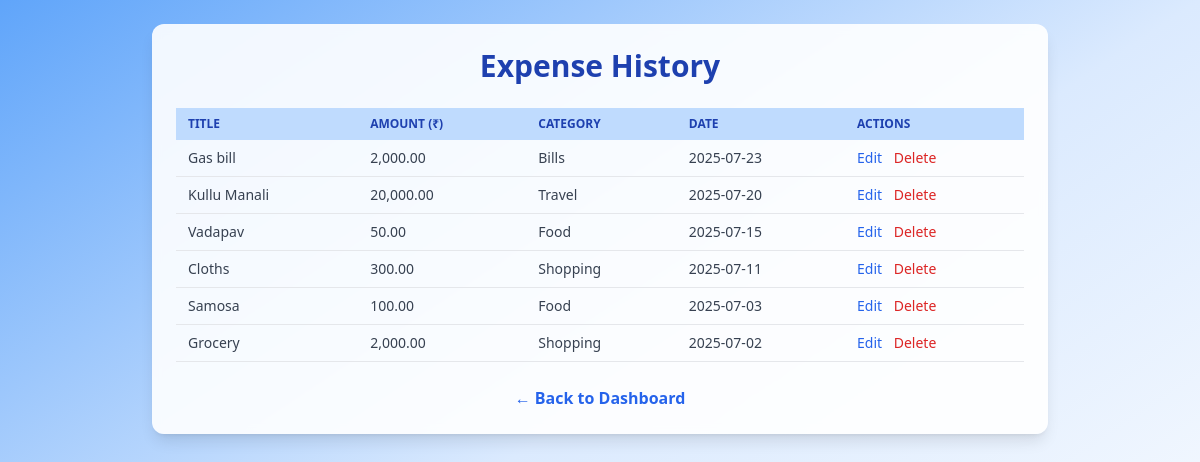
Page /view_expenses.php (signed in) on the committed database.
### tables this page shows
CREATE TABLE `expenses` (
  `id` int(11) NOT NULL,
  `user_id` int(11) NOT NULL,
  `title` varchar(100) NOT NULL,
  `amount` decimal(10,2) NOT NULL,
  `category` varchar(50) NOT NULL,
  `expense_date` date NOT NULL,
  `date` date NOT NULL,
  `description` text DEFAULT NULL,
  `created_at` timestamp NOT NULL DEFAULT current_timestamp()
);

### view_expenses.php (the view, shortened to what this page needs)
<?php
include 'db.php';
$user_id = $_SESSION['user_id'];
$result = $conn->prepare("SELECT * FROM expenses WHERE user_id = ? ORDER BY date DESC");
$result->bind_param("i", $user_id);
$result->execute();
$expenses = $result->get_result();
?>
<!DOCTYPE html>
<html lang="en">
<head>
    <script src="https://cdn.tailwindcss.com"></script>
</head>
<body class="bg-gradient-to-br from-blue-400 via-blue-100 to-white min-h-screen p-6">
    <div class="max-w-4xl mx-auto bg-white/90 rounded-xl shadow-lg p-6 backdrop-blur-sm">
        <h2 class="text-3xl font-bold text-blue-800 mb-6 text-center">Expense History</h2>
        <?php if ($expenses->num_rows > 0): ?>
            <div class="overflow-x-auto">
                <table class="w-full text-sm text-left text-gray-700">
                    <thead class="text-xs uppercase bg-blue-200 text-blue-800">
                        <tr>
                            <th class="py-2 px-3">Title</th>
                            <th class="py-2 px-3">Amount (₹)</th>
                            <th class="py-2 px-3">Category</th>
                            <th class="py-2 px-3">Date</th>
                            <th class="py-2 px-3">Actions</th>
                        </tr>
                    </thead>
                    <tbody>
                        <?php while ($row = $expenses->fetch_assoc()): ?>
                            <tr class="border-b hover:bg-blue-50">
                                <td class="py-2 px-3"><?= htmlspecialchars($row['title']) ?></td>
                                <td class="py-2 px-3"><?= number_format($row['amount'], 2) ?></td>
                                <td class="py-2 px-3"><?= htmlspecialchars($row['category']) ?></td>
                                <td class="py-2 px-3"><?= htmlspecialchars($row['date']) ?></td>
                                <td class="py-2 px-3 space-x-2">
                                    <a href="edit_expense.php?id=<?= $row['id'] ?>" class="text-blue-600 hover:underline">Edit</a>
                                    <a href="delete_expense.php?id=<?= $row['id'] ?>" class="text-red-600 hover:underline" onclick="return confirm('Are you sure?')">Delete</a>
                                </td>
                            </tr>
                        <?php endwhile; ?>
                    </tbody>
                </table>
            </div>
        <?php else: ?>
            <p class="text-center text-gray-700">No expenses found.</p>
        <?php endif; ?>
        <div class="mt-6 text-center">
            <a href="index.php" class="text-blue-600 font-semibold hover:underline">← Back to Dashboard</a>
        </div>
    </div>
</body>
</html>

### rows in the picture
expenses: title "Gas bill", amount "2,000.00", category "Bills", date "2025-07-23"
expenses: title "Kullu Manali", amount "20,000.00", category "Travel", date "2025-07-20"
expenses: title "Vadapav", amount "50.00", category "Food", date "2025-07-15"
expenses: title "Cloths", amount "300.00", category "Shopping", date "2025-07-11"
expenses: title "Samosa", amount "100.00", category "Food", date "2025-07-03"
expenses: title "Grocery", amount "2,000.00", category "Shopping", date "2025-07-02"
